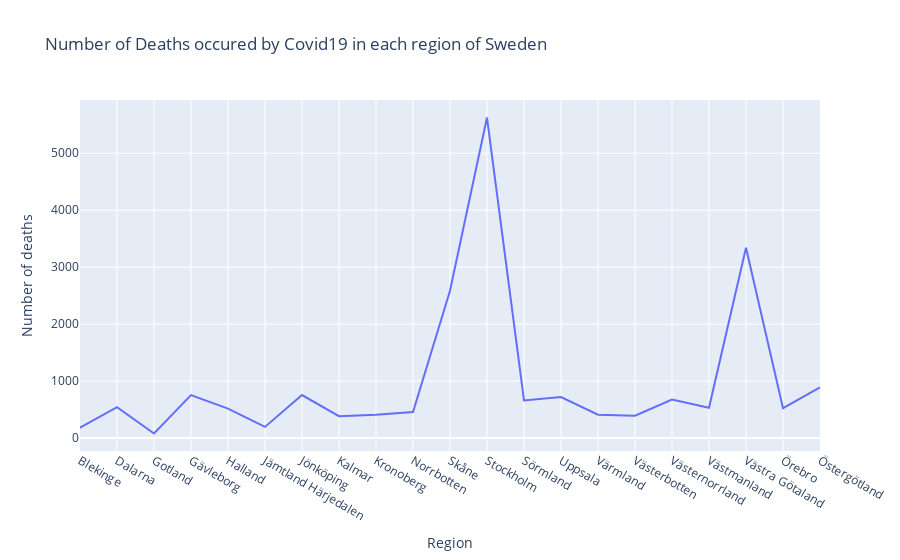

The notebook cell this image was saved under:
### Code cell
fig = px.line(
    data_frame=df,
    
    x="Region",
   
    y="Totalt_antal_avlidna",
    
    labels={"Region": "Region", "Totalt_antal_avlidna": "Number of deaths"},
    title="Number of Deaths occured by Covid19 in each region of Sweden",
    
    )
fig.show()
#fig.write_html("uppgift 3-3.html", auto_open = True)

### Figure 1 — Plotly figure (JSON) as saved in the notebook; plotly's stock layout.template omitted (floating-point values rounded to 4 significant figures)
{"data": [{"hovertemplate": "Region=%{x}<br>Number of deaths=%{y}<extra></extra>", "legendgroup": "", "line": {"color": "#636efa", "dash": "solid"}, "marker": {"symbol": "circle"}, "mode": "lines", "name": "", "orientation": "v", "showlegend": false, "type": "scatter", "x": ["Blekinge", "Dalarna", "Gotland", "Gävleborg", "Halland", "Jämtland Härjedalen", "Jönköping", "Kalmar", "Kronoberg", "Norrbotten", "Skåne", "Stockholm", "Sörmland", "Uppsala", "Värmland", "Västerbotten", "Västernorrland", "Västmanland", "Västra Götaland", "Örebro", "Östergötland"], "xaxis": "x", "y": [184, 544, 82, 754, 518, 197, 756, 385, 410, 459, 2587, 5626, 662, 722, 411, 393, 678, 534, 3342, 525, 890], "yaxis": "y"}], "layout": {"legend": {"tracegroupgap": 0}, "title": {"text": "Number of Deaths occured by Covid19 in each region of Sweden"}, "xaxis": {"anchor": "y", "domain": [0, 1], "title": {"text": "Region"}}, "yaxis": {"anchor": "x", "domain": [0, 1], "title": {"text": "Number of deaths"}}}}
